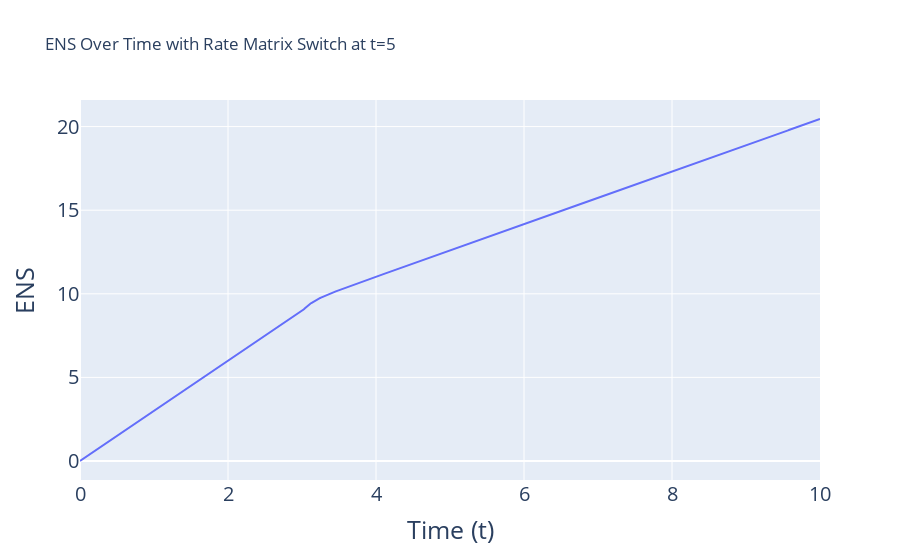

Notebook cell for this chart:
### Code cell
non_stationary_ENS_value = generate_non_stationary_ENS(Q6, Q1, t_range, t1)
# Create the plot
fig4 = px.line(x=t_range, y=non_stationary_ENS_value, labels={'x': 'Time (t)', 'y': 'ENS'}, title='ENS Over Time with Rate Matrix Switch at t=5')

fig4.update_layout(
    xaxis=dict(
        title_font=dict(size=25),
        tickfont=dict(size=20),
    ),
    yaxis=dict(
        title_font=dict(size=25),
        tickfont=dict(size=20),
    )
)

# Show the plot
fig4.show()

### Figure 1 — Plotly figure (JSON) as saved in the notebook; plotly's stock layout.template omitted (floating-point values rounded to 4 significant figures; data arrays with more than 128 entries replaced by an {"elided": "..."} marker saying what was removed)
{"data": [{"hovertemplate": "Time (t)=%{x}<br>ENS=%{y}<extra></extra>", "legendgroup": "", "line": {"color": "#636efa", "dash": "solid"}, "marker": {"symbol": "circle"}, "mode": "lines", "name": "", "orientation": "v", "showlegend": false, "type": "scatter", "x": {"elided": "999 float values"}, "xaxis": "x", "y": {"elided": "999 float values"}, "yaxis": "y"}], "layout": {"legend": {"tracegroupgap": 0}, "title": {"text": "ENS Over Time with Rate Matrix Switch at t=5"}, "xaxis": {"anchor": "y", "domain": [0, 1], "tickfont": {"size": 20}, "title": {"font": {"size": 25}, "text": "Time (t)"}}, "yaxis": {"anchor": "x", "domain": [0, 1], "tickfont": {"size": 20}, "title": {"font": {"size": 25}, "text": "ENS"}}}}
